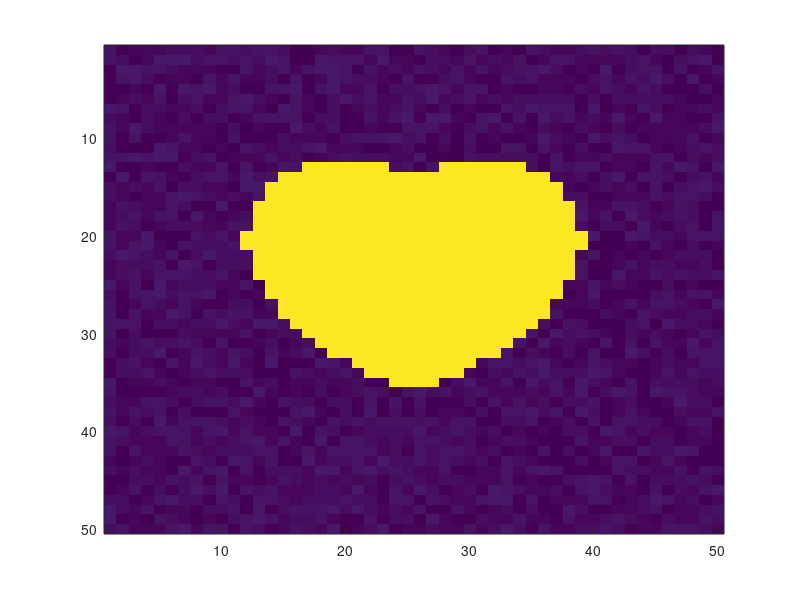

Write the MATLAB code that produced this figure. (Note: this script raises an error after producing the figure.)
%%
clear

[x, y] = meshgrid(linspace(-2, 2, 50), linspace(-2, 2, 50));
heartMask = (x.^2 + (5/4)*y.^2 - 1).^3 - x.^2 .* (-y.^3) <= 0;
heartValue = 1150;

T1_map = 1000+10*rand(50,50);
[rows, cols] = size(T1_map);
T1_map(heartMask) = heartValue;
figure()
imagesc(T1_map);
clim([900 1200]);
colorbar;
title('T1 map of heart [ms]');

FM = 50*rand(50,50); % field map
FM(heartMask) = FM(heartMask)*2;
error_map = -0.0030*FM.^2 - 70;
offT1 = T1_map+error_map;
figure()
imagesc(offT1);
clim([900 1200]);
axis off;
colorbar;
title('T1 map with heart and off resonance [ms]');

figure()
imagesc(FM);
colorbar;
axis off;
title('Field map [Hz]');

%% Creating a dictionary of correction curves
T1_vec = [1000 1050 1100 1150 1200];
CD = zeros(3,length(T1_vec));
CD_m = zeros(rows,cols,length(T1_vec));
pm = MOLLI_params();
for t=1:length(T1_vec)
    pm.T1 = T1_vec(t);
    [p, ~] = MOLLI_sim_freq(pm);
    % Define correction map based on the polynomial fit
    CD(:,t) = p;
    CD_m(:,:,t) = polyval(p,FM); %CurveDictionary maps
    CD_cm(:,:,t) = pm.T1 - CD_m(:,:,t);  % CurveDictionary correction maps
end
%% Make corrections
errors = zeros(rows,cols,length(T1_vec));
for s=1:length(T1_vec)
    errors(:,:,s) = (offT1 - CD_m(:,:,s)).^2;
end

[~, best_fit_index] = min(errors,[], 3);

correction_factors = zeros(rows,cols);
correctedT1 = zeros(rows,cols);
for r=1:rows
    for c=1:cols
        correction_factors(r,c) = CD_cm(r,c, best_fit_index(r,c));
        correctedT1(r,c) = offT1(r,c) + correction_factors(r,c);
    end
end

% correction_map = -polyval(p, FM);
% correctedT1 = offT1 + correction_factors;

%%


figure()
imagesc(correction_factors);
colorbar;
ylabel('ms')
axis off;
title('Correction map [ms]');

figure()
imagesc(correctedT1);
clim([900 1200]);
colorbar;
ylabel('ms')
axis off;
title('Corrected T1 map with heart and off resonance [ms]');


